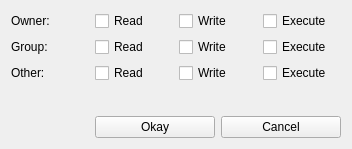
<?xml version="1.0" encoding="UTF-8"?>
<ui version="4.0">
 <class>ProgramInfoFilesPermissions</class>
 <widget class="QDialog" name="ProgramInfoFilesPermissions">
  <property name="geometry">
   <rect>
    <x>0</x>
    <y>0</y>
    <width>352</width>
    <height>149</height>
   </rect>
  </property>
  <property name="windowTitle">
   <string>Change Permissions</string>
  </property>
  <property name="modal">
   <bool>true</bool>
  </property>
  <layout class="QVBoxLayout" name="verticalLayout">
   <item>
    <layout class="QGridLayout" name="gridLayout">
     <item row="2" column="0">
      <widget class="QLabel" name="label_4">
       <property name="text">
        <string>Other:</string>
       </property>
      </widget>
     </item>
     <item row="0" column="0">
      <widget class="QLabel" name="label">
       <property name="text">
        <string>Owner:</string>
       </property>
      </widget>
     </item>
     <item row="1" column="0">
      <widget class="QLabel" name="label_2">
       <property name="text">
        <string>Group:</string>
       </property>
      </widget>
     </item>
     <item row="4" column="1" colspan="3">
      <layout class="QHBoxLayout" name="horizontalLayout">
       <item>
        <widget class="QPushButton" name="button_okay">
         <property name="text">
          <string>Okay</string>
         </property>
         <property name="autoDefault">
          <bool>false</bool>
         </property>
        </widget>
       </item>
       <item>
        <widget class="QPushButton" name="button_cancel">
         <property name="sizePolicy">
          <sizepolicy hsizetype="Minimum" vsizetype="Fixed">
           <horstretch>0</horstretch>
           <verstretch>0</verstretch>
          </sizepolicy>
         </property>
         <property name="text">
          <string>Cancel</string>
         </property>
         <property name="autoDefault">
          <bool>false</bool>
         </property>
        </widget>
       </item>
      </layout>
     </item>
     <item row="0" column="1">
      <widget class="QCheckBox" name="check_owner_read">
       <property name="text">
        <string>Read</string>
       </property>
      </widget>
     </item>
     <item row="0" column="2">
      <widget class="QCheckBox" name="check_owner_write">
       <property name="text">
        <string>Write</string>
       </property>
      </widget>
     </item>
     <item row="1" column="1">
      <widget class="QCheckBox" name="check_group_read">
       <property name="text">
        <string>Read</string>
       </property>
      </widget>
     </item>
     <item row="2" column="1">
      <widget class="QCheckBox" name="check_other_read">
       <property name="text">
        <string>Read</string>
       </property>
      </widget>
     </item>
     <item row="1" column="2">
      <widget class="QCheckBox" name="check_group_write">
       <property name="text">
        <string>Write</string>
       </property>
      </widget>
     </item>
     <item row="2" column="2">
      <widget class="QCheckBox" name="check_other_write">
       <property name="text">
        <string>Write</string>
       </property>
      </widget>
     </item>
     <item row="0" column="3">
      <widget class="QCheckBox" name="check_owner_execute">
       <property name="text">
        <string>Execute</string>
       </property>
      </widget>
     </item>
     <item row="1" column="3">
      <widget class="QCheckBox" name="check_group_execute">
       <property name="text">
        <string>Execute</string>
       </property>
      </widget>
     </item>
     <item row="2" column="3">
      <widget class="QCheckBox" name="check_other_execute">
       <property name="text">
        <string>Execute</string>
       </property>
      </widget>
     </item>
     <item row="3" column="2">
      <spacer name="verticalSpacer">
       <property name="orientation">
        <enum>Qt::Vertical</enum>
       </property>
       <property name="sizeHint" stdset="0">
        <size>
         <width>20</width>
         <height>0</height>
        </size>
       </property>
      </spacer>
     </item>
    </layout>
   </item>
  </layout>
 </widget>
 <resources/>
 <connections/>
</ui>
